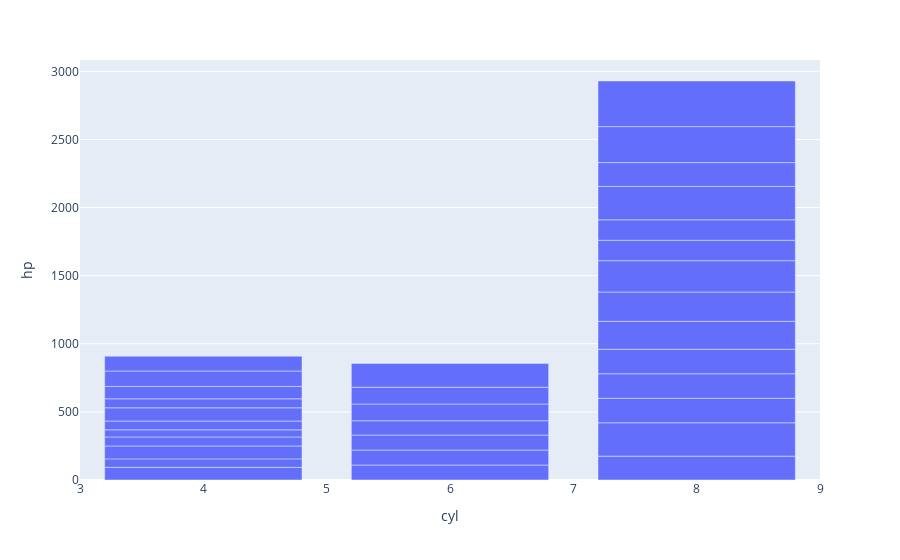

Notebook code for this chart:
### Code cell
plot = px.bar(df, x = 'cyl', y = 'hp')
plot.show()

### Figure 1 — Plotly figure (JSON) as saved in the notebook; plotly's stock layout.template omitted (floating-point values rounded to 4 significant figures)
{"data": [{"alignmentgroup": "True", "hovertemplate": "cyl=%{x}<br>hp=%{y}<extra></extra>", "legendgroup": "", "marker": {"color": "#636efa", "pattern": {"shape": ""}}, "name": "", "offsetgroup": "", "orientation": "v", "showlegend": false, "textposition": "auto", "type": "bar", "x": [6, 6, 4, 6, 8, 6, 8, 4, 4, 6, 6, 8, 8, 8, 8, 8, 8, 4, 4, 4, 4, 8, 8, 8, 8, 4, 4, 4, 8, 6, 8, 4], "xaxis": "x", "y": [110, 110, 93, 110, 175, 105, 245, 62, 95, 123, 123, 180, 180, 180, 205, 215, 230, 66, 52, 65, 97, 150, 150, 245, 175, 66, 91, 113, 264, 175, 335, 109], "yaxis": "y"}], "layout": {"barmode": "relative", "legend": {"tracegroupgap": 0}, "margin": {"t": 60}, "xaxis": {"anchor": "y", "domain": [0, 1], "title": {"text": "cyl"}}, "yaxis": {"anchor": "x", "domain": [0, 1], "title": {"text": "hp"}}}}
